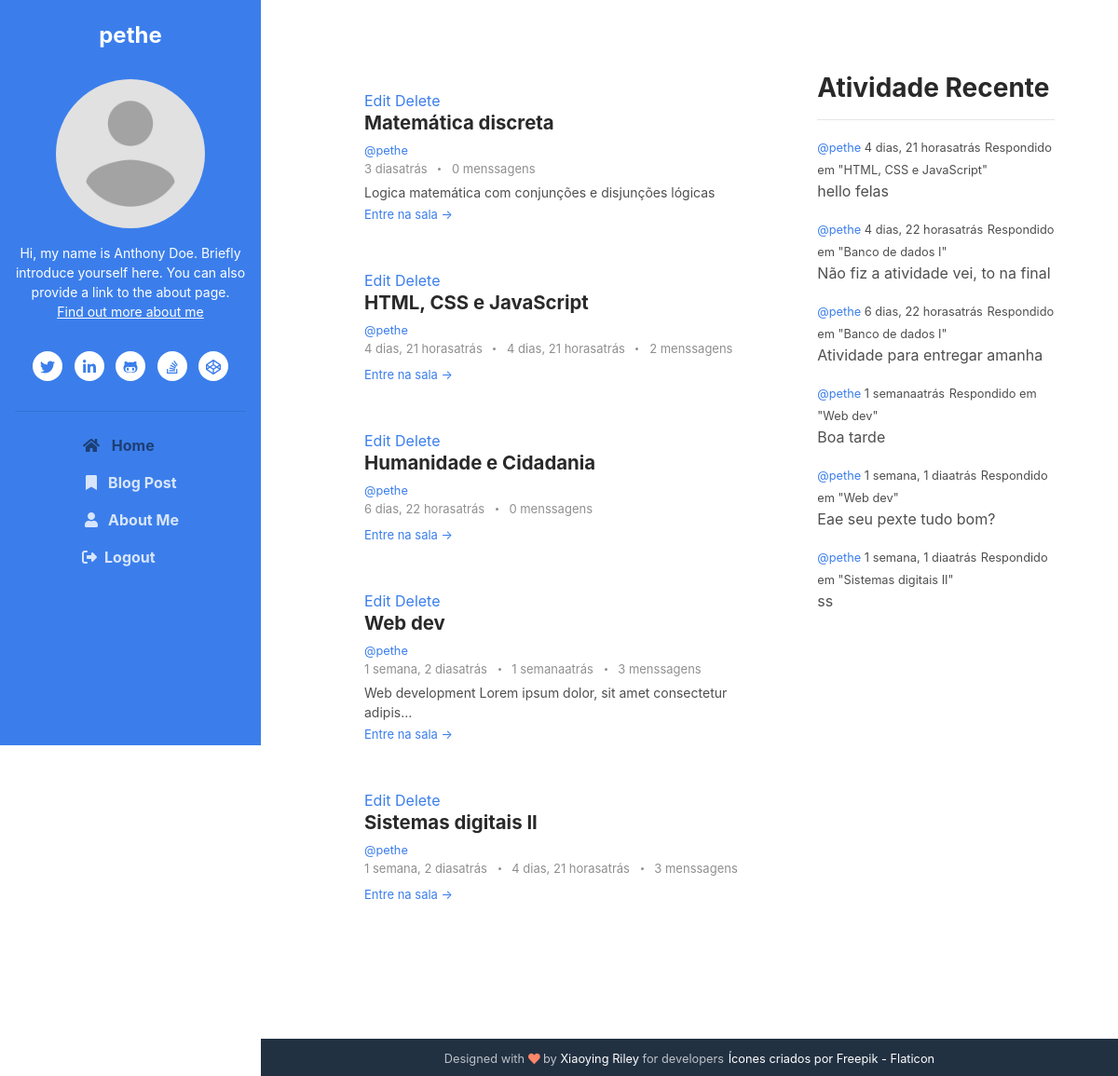
/profile/1 (signed in), run on an earlier commit of the app's database.
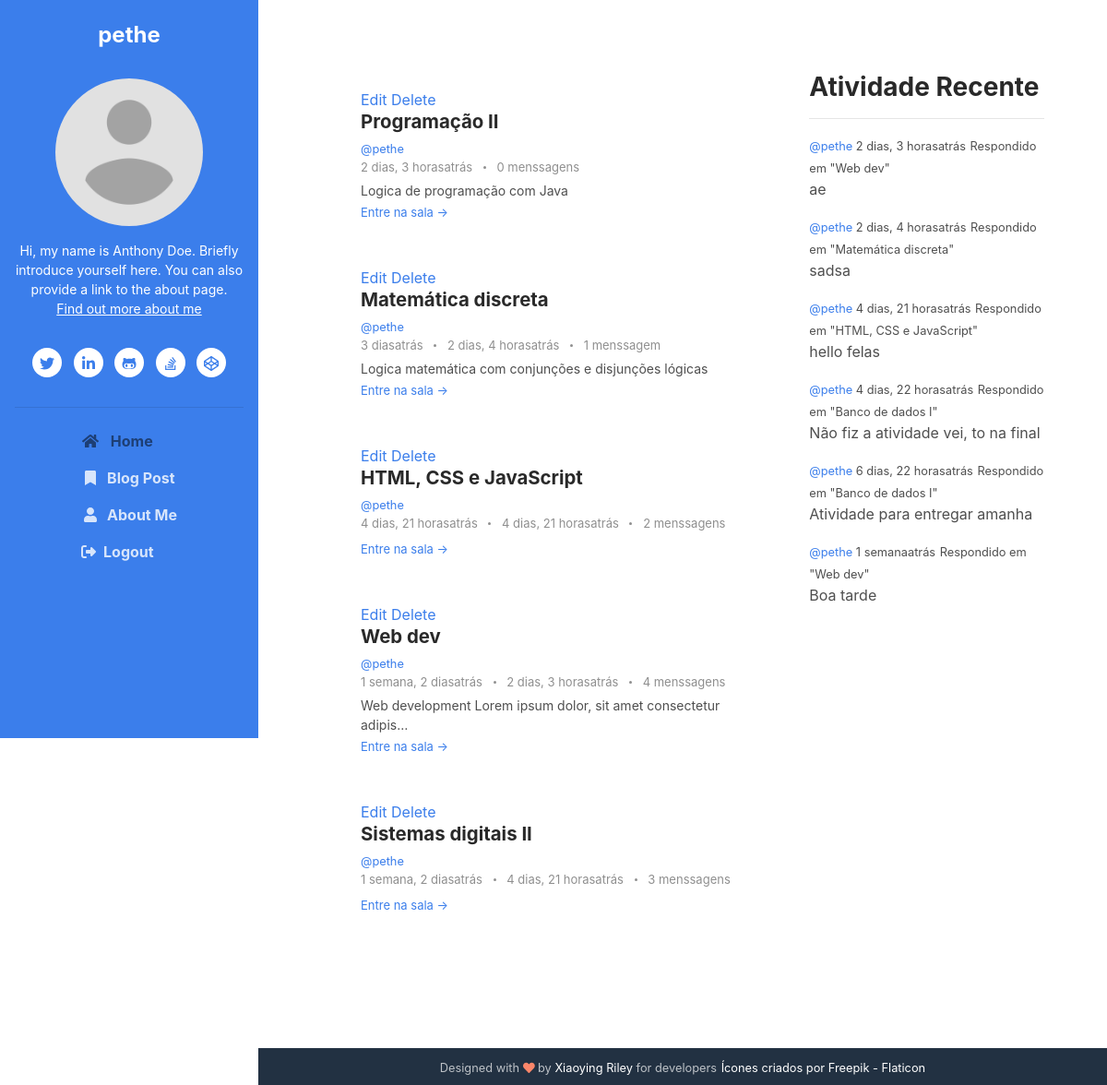
And on a later commit of the database.
### base/models.py (models this page shows, shortened)
class Room(models.Model):
    host = models.ForeignKey(User, on_delete=models.SET_NULL, null=True)
    classe = models.ForeignKey(Classe, on_delete=models.SET_NULL, null=True)
    name = models.CharField(max_length=200)
    desc = models.TextField(null=True, blank=True)
    participants = models.ManyToManyField(
        User, related_name='participants', blank=True)
    updated = models.DateTimeField(auto_now=True)
    created = models.DateTimeField(auto_now_add=True)
    class Meta:
        ordering = ['-updated', '-created']
    def __str__(self):
        return self.name

class Message(models.Model):
    user = models.ForeignKey(User, on_delete=models.CASCADE)
    room = models.ForeignKey(Room, on_delete=models.CASCADE)
    body = models.TextField()
    update = models.DateTimeField(auto_now=True)
    created = models.DateTimeField(auto_now_add=True)

### base/views.py (the view)
# urls.py: path('profile/<str:pk>', views.userProfile, name="user-profile"),
@login_required(login_url='login')
def userProfile(request, pk):
    user = User.objects.get(id=pk)
    rooms = user.room_set.all()
    room_messages = user.message_set.all().order_by('-created')
    classes = Classe.objects.all()
    recent_activity = room_messages[:6]
    context = {'user': user, 'rooms': rooms,
               'room_messages': room_messages, 'classes': classes, 'recent_activity': recent_activity}
    return render(request, 'base/profile.html', context)

### base/templates/base/profile.html
{% extends 'main.html' %}
{% block content%}
    <div class="main-2-column main-container">
        <div>
            {% include 'base/feed_component.html' %}
        </div>
        <div>
            {% include 'base/activity_component.html' %}
        </div>
    </div>
{% endblock content %}

### base/templates/base/feed_component.html
{% load humanize %}
<section class="blog-list px-3 py-5 p-md-5 ">
    <div class="container">
        {% for room in rooms %}
            {% if request.user == room.host %}
                <a href="{% url 'update-room' room.id%}">Edit</a>
                <a href="{% url 'delete-room' room.id%}">Delete</a>
            {% endif %}
            <div class="item mb-5">
                <div class="media">
                    <div class="media-body">
                        <h3 class="title mb-1"><a href="{% url 'room' room.id%}">{{room.name}}</a></h3>
                        <small><a href="{% url 'user-profile' room.host.id %}">@{{room.host.username}}</a></small>
                        <div class="meta mb-1"><span class="date">
                            {{room.created|naturaltime}}
                        </span>
                            {% if room.message_set.all.count > 0 %}
                            <span class="time">
                            {% for m in room.message_set.all %}
                                {% if forloop.last %}
                                {{m.created|naturaltime}}
                                {% endif %}
                            {% endfor%}
                            </span>
                            {% endif %}
                            <span class="comment">
                                <a href="#">
                                    {{room.message_set.all.count}}
                                {% if room.message_set.all.count > 1 or room.message_set.all.count == 0%}
                                    menssagens
                                {% else %}
                                    menssagem
                                {% endif %}
                                </a>
                            </span>
                        </div>
                        <div class="intro">{{room.desc|truncatechars:70}}</div>
                        <a class="more-link" href="{% url 'room' room.id%}">Entre na sala &rarr;</a>
                    </div>
                </div>
            </div>
        {% endfor %}
    </div>
</section>

### base/templates/base/activity_component.html (shortened to what this page needs)
{% load humanize %}
<div class="recent-container">
	<h3>Atividade Recente</h3>
	<hr />
	{% for message in recent_activity%}
	<div>
		<small
			><a href="{% url 'user-profile' message.user.id%}">@{{message.user}} </a>
			{{message.created|naturaltime}}</small
		>
		<small>Respondido em "{{message.room}}"</small>
		<p>{{message.body|truncatechars:50}}</p>
	</div>
	{% endfor %}
</div>

What changed in the data, as far as the page shows it:
removed Room: shows "Edit", name "Humanidade e Cidadania", host.username "pethe", created "6 dias, 22 horasatrás", message_set.all.count "0", shows "menssagens"
no longer on this page (row unchanged): Message: user "pethe", created "1 semana, 1 diaatrás", room "Web dev", body "Eae seu pexte tudo bom?", shown under "Atividade Recente"
no longer on this page (row unchanged): Message: user "pethe", created "1 semana, 1 diaatrás", room "Sistemas digitais II", body "ss", shown under "Atividade Recente"
added Room: shows "Edit", name "Programação II", host.username "pethe", created "2 dias, 3 horasatrás", message_set.all.count "0", shows "menssagens", desc "Logica de programação com Java"
computed for Room "Matemática discreta": message_set.all.count "0" → "1"; text "menssagens" → "menssagem"
added Message: created "2 dias, 4 horasatrás", user "pethe", room "Matemática discreta", body "sadsa"
computed for Room "Web dev": message_set.all.count "3" → "4"; loses Message (created "1 semanaatrás", user "pethe", room "Web dev", body "Boa tarde")
added Message: created "2 dias, 3 horasatrás", user "pethe", room "Web dev", body "ae"
